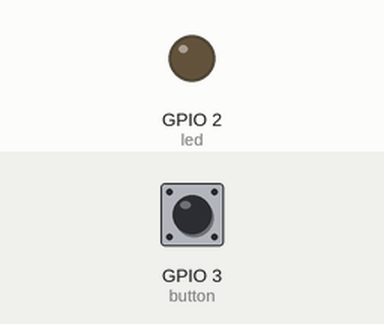
A program run on a simulated Raspberry Pi (BCM pin numbers). Shown: output pins drawn as LEDs (lit = HIGH). The inputs (shaded band) are chosen by the test bench; at power-on: GPIO 3 (button) HIGH. Random numbers come from a fixed seed.

Above: at 0.1 s.
At 3.6 s:
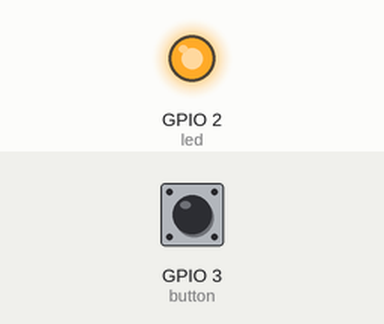
Timing chart, 0 to 5.1 s (numbered marks = the images above):
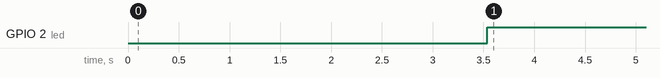

Measured:
- by itself, GPIO 2 (led): LOW → HIGH at 3.5 s

The program:

ch02-pi-reaction-game.py
```python
from gpiozero import Button, LED
import time
from random import uniform

button = Button(3)
led = LED(2)

random_time = uniform(3, 7)
time.sleep(random_time)

start_time = time.monotonic()
led.value = True
button.wait_for_press()
print("your reaction time is: ", (time.monotonic()-start_time))
```
